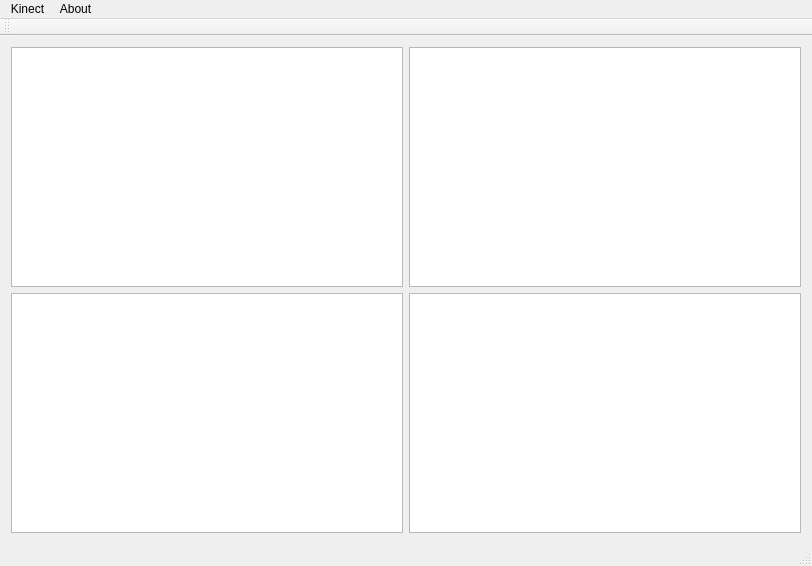
<?xml version="1.0" encoding="UTF-8"?>
<ui version="4.0">
 <class>MainWindowClass</class>
 <widget class="QMainWindow" name="MainWindowClass">
  <property name="geometry">
   <rect>
    <x>0</x>
    <y>0</y>
    <width>812</width>
    <height>566</height>
   </rect>
  </property>
  <property name="windowTitle">
   <string>MainWindow</string>
  </property>
  <widget class="QWidget" name="centralWidget">
   <layout class="QGridLayout" name="gridLayout">
    <item row="0" column="0">
     <widget class="QGraphicsView" name="depthView"/>
    </item>
    <item row="0" column="1">
     <widget class="QGraphicsView" name="colorView"/>
    </item>
    <item row="1" column="0">
     <widget class="QGraphicsView" name="handView"/>
    </item>
    <item row="1" column="1">
     <widget class="QGraphicsView" name="matchView"/>
    </item>
   </layout>
  </widget>
  <widget class="QMenuBar" name="menuBar">
   <property name="geometry">
    <rect>
     <x>0</x>
     <y>0</y>
     <width>812</width>
     <height>21</height>
    </rect>
   </property>
   <widget class="QMenu" name="menuKinect">
    <property name="title">
     <string>Kinect</string>
    </property>
    <addaction name="actionStart"/>
    <addaction name="actionStop"/>
    <addaction name="actionExit"/>
   </widget>
   <widget class="QMenu" name="menuAbout">
    <property name="title">
     <string>About</string>
    </property>
    <addaction name="actionAboutSDK"/>
    <addaction name="actionAboutQt"/>
   </widget>
   <addaction name="menuKinect"/>
   <addaction name="menuAbout"/>
  </widget>
  <widget class="QToolBar" name="mainToolBar">
   <attribute name="toolBarArea">
    <enum>TopToolBarArea</enum>
   </attribute>
   <attribute name="toolBarBreak">
    <bool>false</bool>
   </attribute>
  </widget>
  <widget class="QStatusBar" name="statusBar"/>
  <action name="actionStart">
   <property name="icon">
    <iconset resource="mainwindow.qrc">
     <normaloff>:/MainWindow/Resources/Images/start.png</normaloff>:/MainWindow/Resources/Images/start.png</iconset>
   </property>
   <property name="text">
    <string>Start</string>
   </property>
  </action>
  <action name="actionStop">
   <property name="icon">
    <iconset resource="mainwindow.qrc">
     <normaloff>:/MainWindow/Resources/Images/stop.png</normaloff>:/MainWindow/Resources/Images/stop.png</iconset>
   </property>
   <property name="text">
    <string>Stop</string>
   </property>
  </action>
  <action name="actionExit">
   <property name="icon">
    <iconset resource="mainwindow.qrc">
     <normaloff>:/MainWindow/Resources/Images/exit.jpg</normaloff>:/MainWindow/Resources/Images/exit.jpg</iconset>
   </property>
   <property name="text">
    <string>Exit</string>
   </property>
  </action>
  <action name="actionAboutSDK">
   <property name="text">
    <string>AboutSDK</string>
   </property>
  </action>
  <action name="actionAboutQt">
   <property name="text">
    <string>AboutQt</string>
   </property>
  </action>
 </widget>
 <layoutdefault spacing="6" margin="11"/>
 <resources>
  <include location="mainwindow.qrc"/>
 </resources>
 <connections/>
</ui>
